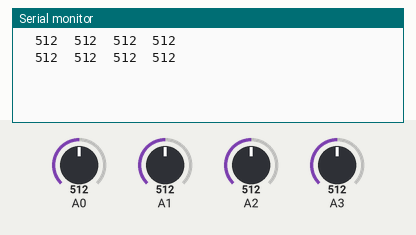
The sketch below on a simulated Arduino Uno, built with avr-gcc and run on an emulated ATmega328P. On the bench: the last lines printed to the serial monitor. The inputs (shaded band) are chosen by the test bench; at power-on: A0 = 512, A1 = 512, A2 = 512, A3 = 512.

Above: at 1.8 s.
1.9 s: A0 set to 716
At 3.2 s:
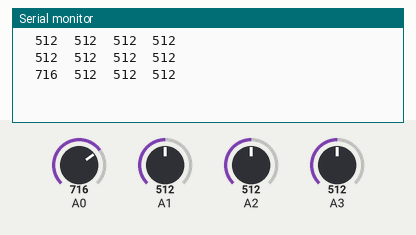
3.4 s: A1 set to 716
At 4.2 s:
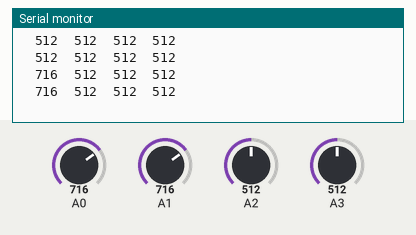
4.9 s: A2 set to 716
At 6.2 s:
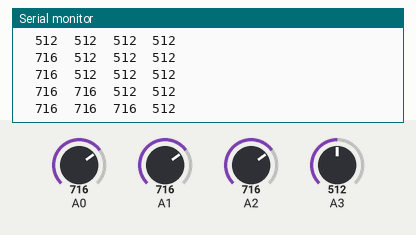
6.4 s: A3 set to 716
At 7.3 s:
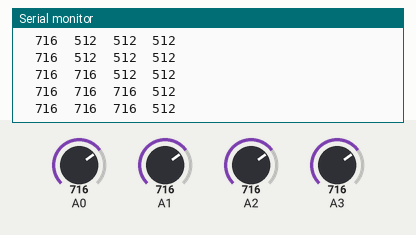
7.9 s: A0 set to 992
At 9.2 s:
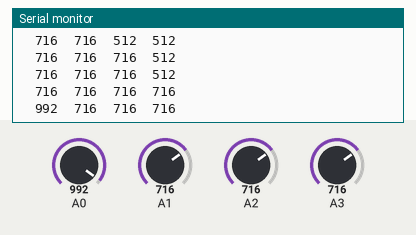
9.4 s: A1 set to 992
At 10.2 s:
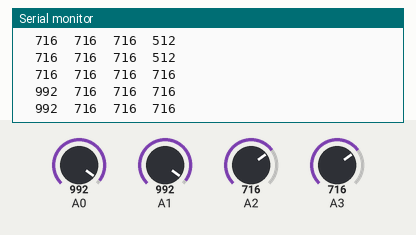
Timing chart, 0 to 11.9 s (numbered marks = the images above; inputs shaded):
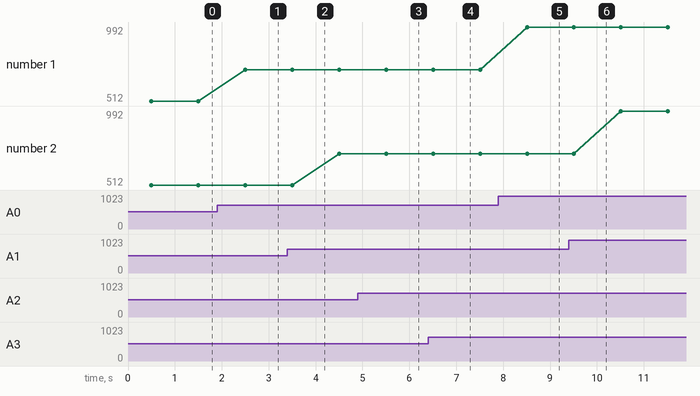

Measured:
- after the input at 1.9 s, the serial monitor: prints a new line after 0.60 s (image 1)
- after the input at 4.9 s, the serial monitor: prints a new line after 0.61 s (image 3)
- after the input at 7.9 s, the serial monitor: prints a new line after 0.61 s (image 5)
- plotted number 1: 512 → 716 after the input at 1.9 s, 716 → 992 after the input at 7.9 s

The sketch:

LineSensorArray5.ino
```cpp
/*
 *  Hispalis RobIOTics Arduino Trainer
 *
 *  Programa: LineSensor
 *
 *  Proposito:
 *
 *      Test del sensor de Linea
 *
 *  Version: ArduinoTrainer v1.0 / Hercules v1.0
 *  Revision:Octubre 2017
 *
 *  Proposito:
 *
 *      1)    Test del Sensor de Linea integrado
 *
 *      *)    Conceptos de Programacion: Devolucion de un array desde una funcion: ( I )
 *                                    Asignacion dinámica: Uso de malloc y free
 *                                    Aritmetica de punteros
 *
 *
 *  Notas:    Conceptos Avanzados de programacion
 *
 *    C no devuelve el tipo [] directamente, aunque se puede hacer indirectamente.
 *    Hay muchas formas de devolver un array ( indirectamente ) desde una funcion,
 *    aunque todas involucran el uso de punteros
 *
 *      a) Asignacion dinamica -malloc - en la funcion y posterior llamada a free
 *      b) Haciendo static el array en el constructor
 *
 *
 *
 *  El sensor emplea las entradas analógicas A0 - A3
 *
 *
 */


//  Constantes de preprocesador
#define PARA   delay(500)
#define FIN    for(;;)


//  Prototipos
int *CreaArray( int );
void PrintLineSensor( int [] );


//    Programa principal


void setup()
{
  Serial.begin( 115200 );
}

void loop()
{
  //    Creamos el array
  int *puntero_a_array = CreaArray( 4 );


  //  Control del array. Si cambiamos el 4 anterior por 40000 se verá más claro
  if( puntero_a_array )
  {
    //  Las dos lineas siguientes verifican el vector creado
    //PrintLineSensor( puntero_a_array );
    //FIN;

    //    Empleamos notacion vectorial

    puntero_a_array[0] = analogRead( A0 );
    puntero_a_array[1] = analogRead( A1 );
    puntero_a_array[2] = analogRead( A2 );
    puntero_a_array[3] = analogRead( A3 );


    //  Podemos codificar lo anterior empleando aritmetica de punteros
    //  Para probarlo, comentar las lineas anteriores, y quitar el comentario a las siguientes

    /*

    *(puntero_a_array+0) = analogRead( A0 );
    *(puntero_a_array+1) = analogRead( A1 );
    *(puntero_a_array+2) = analogRead( A2 );
    *(puntero_a_array+3) = analogRead( A3 );

     */

    PARA;
    PrintLineSensor( puntero_a_array );
    PARA;

    //  Liberamos la memoria
    free ( puntero_a_array );
  }
  else
  {
    //  Arduino no tiene memoria para crear un vector de ( por ejemplo )40000 enteros y malloc() falla
    Serial.println("Error de memoria");
    FIN;
  }

}


//    Fin del programa principal


void PrintLineSensor( int a[] )
{

for( int ind =0; ind <4 ; ind++)
      Serial.print("\t"+String( a[ind] ));
    Serial.println("");
}


int *CreaArray( int elementos )
{
  int *retorno = malloc( elementos*sizeof(int) );

  //  Control de malloc
  if( !retorno )
    return (int *) NULL;

  //  Blanqueamos el array
  memset( retorno , 0 , elementos*sizeof(int) );

  return retorno;
}
```
